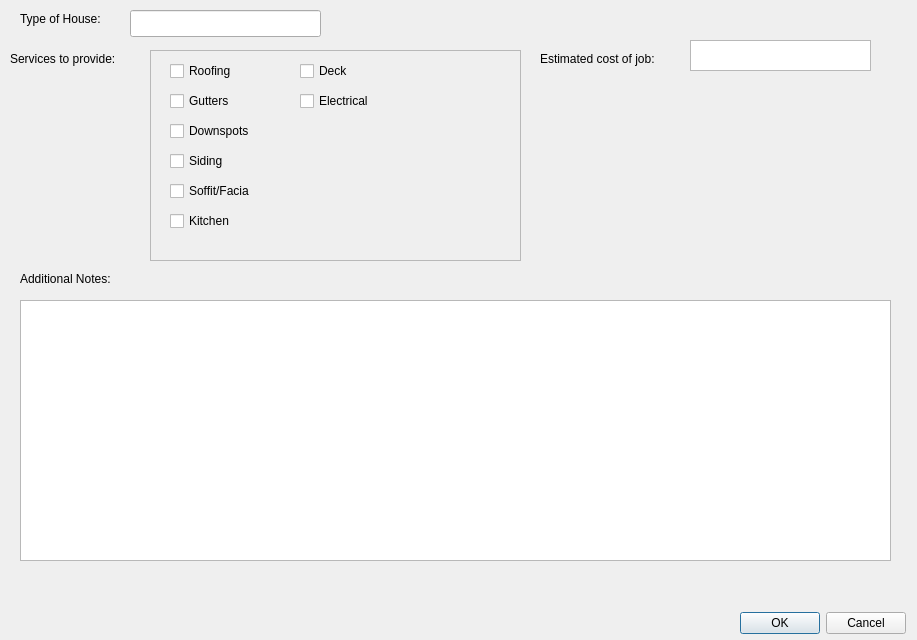
<?xml version="1.0" encoding="UTF-8"?>
<ui version="4.0">
 <class>Dialog</class>
 <widget class="QDialog" name="Dialog">
  <property name="geometry">
   <rect>
    <x>0</x>
    <y>0</y>
    <width>917</width>
    <height>640</height>
   </rect>
  </property>
  <property name="windowTitle">
   <string>Dialog</string>
  </property>
  <widget class="QLabel" name="label">
   <property name="geometry">
    <rect>
     <x>20</x>
     <y>10</y>
     <width>111</width>
     <height>17</height>
    </rect>
   </property>
   <property name="text">
    <string>Type of House:</string>
   </property>
  </widget>
  <widget class="QLineEdit" name="lineEdit">
   <property name="geometry">
    <rect>
     <x>130</x>
     <y>10</y>
     <width>191</width>
     <height>27</height>
    </rect>
   </property>
  </widget>
  <widget class="QLabel" name="label_2">
   <property name="geometry">
    <rect>
     <x>10</x>
     <y>50</y>
     <width>141</width>
     <height>17</height>
    </rect>
   </property>
   <property name="text">
    <string>Services to provide:</string>
   </property>
  </widget>
  <widget class="QFrame" name="frame">
   <property name="geometry">
    <rect>
     <x>150</x>
     <y>50</y>
     <width>371</width>
     <height>211</height>
    </rect>
   </property>
   <property name="frameShape">
    <enum>QFrame::StyledPanel</enum>
   </property>
   <property name="frameShadow">
    <enum>QFrame::Raised</enum>
   </property>
   <widget class="QCheckBox" name="checkBox_5">
    <property name="geometry">
     <rect>
      <x>20</x>
      <y>130</y>
      <width>111</width>
      <height>22</height>
     </rect>
    </property>
    <property name="text">
     <string>Soffit/Facia</string>
    </property>
   </widget>
   <widget class="QCheckBox" name="checkBox_2">
    <property name="geometry">
     <rect>
      <x>20</x>
      <y>40</y>
      <width>99</width>
      <height>22</height>
     </rect>
    </property>
    <property name="text">
     <string>Gutters</string>
    </property>
   </widget>
   <widget class="QCheckBox" name="checkBox">
    <property name="geometry">
     <rect>
      <x>20</x>
      <y>10</y>
      <width>99</width>
      <height>22</height>
     </rect>
    </property>
    <property name="text">
     <string>Roofing</string>
    </property>
   </widget>
   <widget class="QCheckBox" name="checkBox_4">
    <property name="geometry">
     <rect>
      <x>20</x>
      <y>100</y>
      <width>99</width>
      <height>22</height>
     </rect>
    </property>
    <property name="text">
     <string>Siding</string>
    </property>
   </widget>
   <widget class="QCheckBox" name="checkBox_3">
    <property name="geometry">
     <rect>
      <x>20</x>
      <y>70</y>
      <width>111</width>
      <height>22</height>
     </rect>
    </property>
    <property name="text">
     <string>Downspots</string>
    </property>
   </widget>
   <widget class="QCheckBox" name="checkBox_6">
    <property name="geometry">
     <rect>
      <x>20</x>
      <y>160</y>
      <width>99</width>
      <height>22</height>
     </rect>
    </property>
    <property name="text">
     <string>Kitchen</string>
    </property>
   </widget>
   <widget class="QCheckBox" name="checkBox_7">
    <property name="geometry">
     <rect>
      <x>150</x>
      <y>10</y>
      <width>99</width>
      <height>22</height>
     </rect>
    </property>
    <property name="text">
     <string>Deck</string>
    </property>
   </widget>
   <widget class="QCheckBox" name="checkBox_8">
    <property name="geometry">
     <rect>
      <x>150</x>
      <y>40</y>
      <width>99</width>
      <height>22</height>
     </rect>
    </property>
    <property name="text">
     <string>Electrical</string>
    </property>
   </widget>
  </widget>
  <widget class="QLabel" name="label_3">
   <property name="geometry">
    <rect>
     <x>540</x>
     <y>50</y>
     <width>151</width>
     <height>17</height>
    </rect>
   </property>
   <property name="text">
    <string>Estimated cost of job:</string>
   </property>
  </widget>
  <widget class="QTextEdit" name="textEdit">
   <property name="geometry">
    <rect>
     <x>690</x>
     <y>40</y>
     <width>181</width>
     <height>31</height>
    </rect>
   </property>
  </widget>
  <widget class="QLabel" name="label_4">
   <property name="geometry">
    <rect>
     <x>20</x>
     <y>270</y>
     <width>121</width>
     <height>17</height>
    </rect>
   </property>
   <property name="text">
    <string>Additional Notes:</string>
   </property>
  </widget>
  <widget class="QTextEdit" name="textEdit_2">
   <property name="geometry">
    <rect>
     <x>20</x>
     <y>300</y>
     <width>871</width>
     <height>261</height>
    </rect>
   </property>
  </widget>
  <widget class="QDialogButtonBox" name="buttonBox">
   <property name="geometry">
    <rect>
     <x>730</x>
     <y>610</y>
     <width>176</width>
     <height>27</height>
    </rect>
   </property>
   <property name="standardButtons">
    <set>QDialogButtonBox::Cancel|QDialogButtonBox::Ok</set>
   </property>
  </widget>
 </widget>
 <resources/>
 <connections/>
</ui>
